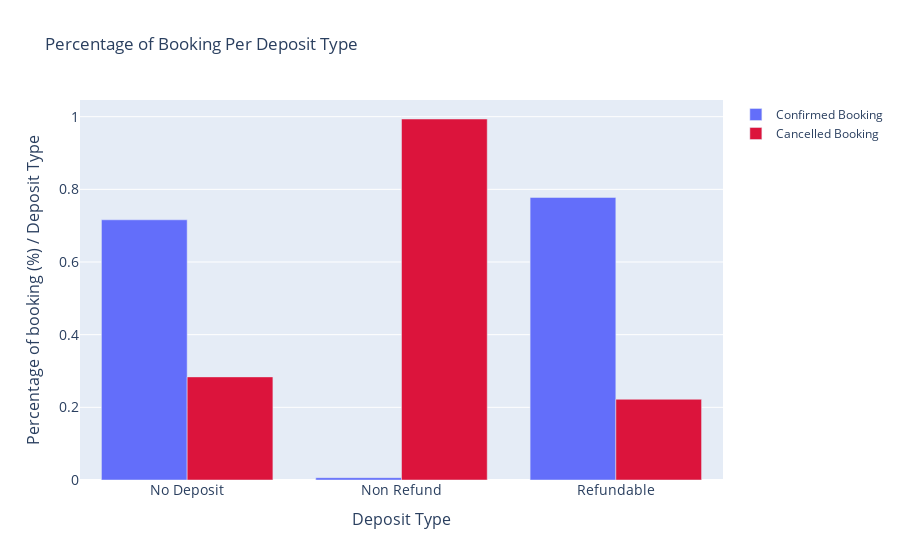

The cell this chart's notebook holds for it:
### Markdown cell above
### Deposit Type and Cancellation

### Code cell
deposit_type = pd.crosstab(df['deposit_type'], df['is_canceled'], normalize = 'index')

fig = go.Figure(data=[
    go.Bar(name='Confirmed Booking', x=deposit_type.index, y=deposit_type[0]),
    go.Bar(name='Cancelled Booking', x=deposit_type.index, y=deposit_type[1],marker_color = 'crimson')])

fig.update_layout(barmode='group', title = 'Percentage of Booking Per Deposit Type',
                 yaxis=dict(
                 title='Percentage of booking (%) / Deposit Type',
                 titlefont_size=16,
                 tickfont_size=14,)
                ,xaxis=dict(
                 title='Deposit Type',
                 titlefont_size=16,
                 tickfont_size=14,))

fig.show()

### Figure 1 — Plotly figure (JSON) as saved in the notebook; plotly's stock layout.template omitted (floating-point values rounded to 4 significant figures)
{"data": [{"name": "Confirmed Booking", "type": "bar", "x": ["No Deposit", "Non Refund", "Refundable"], "y": [0.7162, 0.006376, 0.7778]}, {"marker": {"color": "crimson"}, "name": "Cancelled Booking", "type": "bar", "x": ["No Deposit", "Non Refund", "Refundable"], "y": [0.2838, 0.9936, 0.2222]}], "layout": {"barmode": "group", "title": {"text": "Percentage of Booking Per Deposit Type"}, "xaxis": {"tickfont": {"size": 14}, "title": {"font": {"size": 16}, "text": "Deposit Type"}}, "yaxis": {"tickfont": {"size": 14}, "title": {"font": {"size": 16}, "text": "Percentage of booking (%) / Deposit Type"}}}}
